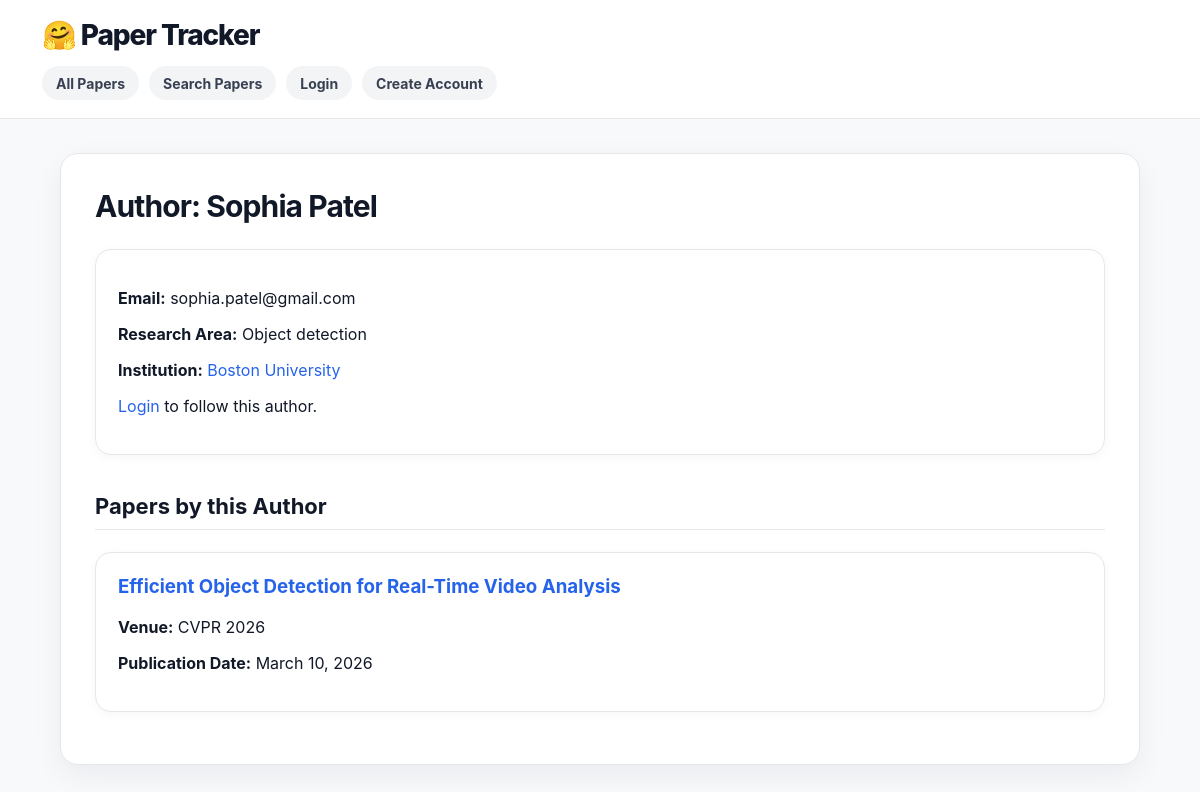
The page /paper_tracker/author/6/ on the database its author committed.
### paper_tracker/models.py (models this page shows, shortened)
class Author(models.Model):
    name = models.CharField(max_length=150)
    email = models.EmailField(blank=True)
    institution = models.ForeignKey(Institution, on_delete=models.SET_NULL, null=True, blank=True)
    research_area = models.CharField(max_length=200, blank=True)
    def get_papers(self):
        return self.paper_set.all()

class Institution(models.Model):
    name = models.CharField(max_length=200)
    institution_type = models.CharField(max_length=100)
    country = models.CharField(max_length=100, blank=True)
    website = models.URLField(blank=True)

class Paper(models.Model):
    title = models.CharField(max_length=300)
    authors = models.ManyToManyField(Author, blank=True)
    abstract = models.TextField()
    publication_date = models.DateField()
    conference_or_journal_name = models.CharField(max_length=200)
    paper_link = models.URLField()
    pdf_link = models.URLField(blank=True)
    topic = models.ForeignKey(Topic, on_delete=models.SET_NULL, null=True, blank=True)
    institution = models.ForeignKey(Institution, on_delete=models.SET_NULL, null=True, blank=True)
    influence_score = models.IntegerField(default=0)
    thumbnail_image = models.ImageField(upload_to='paper_thumbnails/', blank=True, null=True)

### paper_tracker/views.py (the view, shortened to what this page needs)
# urls.py: path("author/<int:pk>/", ShowAuthorView.as_view(), name="show_author"),
class ShowAuthorView(DetailView):
    model = Author
    template_name = "paper_tracker/show_author.html"
    context_object_name = "author"
    def get_context_data(self, **kwargs):
        context = super().get_context_data(**kwargs)
        author = self.get_object()
        context["papers"] = author.get_papers()
        context["my_profile"] = None
        context["is_following"] = False
        return context

### paper_tracker/templates/paper_tracker/show_author.html (shortened to what this page needs)
{% extends 'paper_tracker/base.html' %}
{% block content %}
<h2>Author: {{ author.name }}</h2>
<div class="card">
    <p><strong>Email:</strong> {{ author.email }}</p>
    <p><strong>Research Area:</strong> {{ author.research_area }}</p>
    <p><strong>Institution:</strong>
        {% if author.institution %}
            <a href="{% url 'paper_tracker:show_institution' author.institution.pk %}">
                {{ author.institution.name }}
            </a>
        {% else %}
            None
        {% endif %}
    </p>
    {% if user.is_authenticated %}
        {% if is_following %}
            <a class="button-link" href="{% url 'paper_tracker:unfollow_author' author.pk %}">
                Unfollow this author
            </a>
        {% else %}
            <a class="button-link" href="{% url 'paper_tracker:follow_author' author.pk %}">
                Follow this author
            </a>
        {% endif %}
    {% else %}
        <p>
            <a href="{% url 'paper_tracker:login' %}">Login</a>
            to follow this author.
        </p>
    {% endif %}
</div>
<h3 class="section-title">Papers by this Author</h3>
{% if papers %}
    {% for paper in papers %}
        <div class="card paper-card">
            <h3>
                <a href="{% url 'paper_tracker:show_paper' paper.pk %}">
                    {{ paper.title }}
                </a>
            </h3>
            <p><strong>Venue:</strong> {{ paper.conference_or_journal_name }}</p>
            <p><strong>Publication Date:</strong> {{ paper.publication_date }}</p>
        </div>
    {% endfor %}
{% else %}
    <p>No papers found for this author.</p>
{% endif %}
{% endblock %}

### paper_tracker/static/paper_tracker/styles.css (style rules this page uses)
* { box-sizing: border-box; }
body { margin: 0; font-family: Inter, Arial, Helvetica, sans-serif; background: #f8f9fb; color: #111827; }
a { color: #2563eb; text-decoration: none; }
h1, h2, h3 { color: #111827; }
h2 { margin-top: 0; font-size: 30px; letter-spacing: -0.03em; }
h3 { margin-top: 0; }
.section-title { margin-top: 38px; padding-bottom: 10px; border-bottom: 1px solid #e5e7eb; font-size: 22px; }
.card { background: #ffffff; border: 1px solid #e5e7eb; border-radius: 16px; padding: 22px; margin-bottom: 18px; box-shadow: 0 2px 10px rgba(17, 24, 39, 0.04); }
.paper-card { transition: transform 0.16s ease, box-shadow 0.16s ease, border-color 0.16s ease; }

### rows shown on the page
Author: name "Sophia Patel", email "sophia.patel@gmail.com", research_area "Object detection", institution.name "Boston University"
Paper: title "Efficient Object Detection for Real-Time Video Analysis", conference_or_journal_name "CVPR 2026", publication_date "March 10, 2026"
